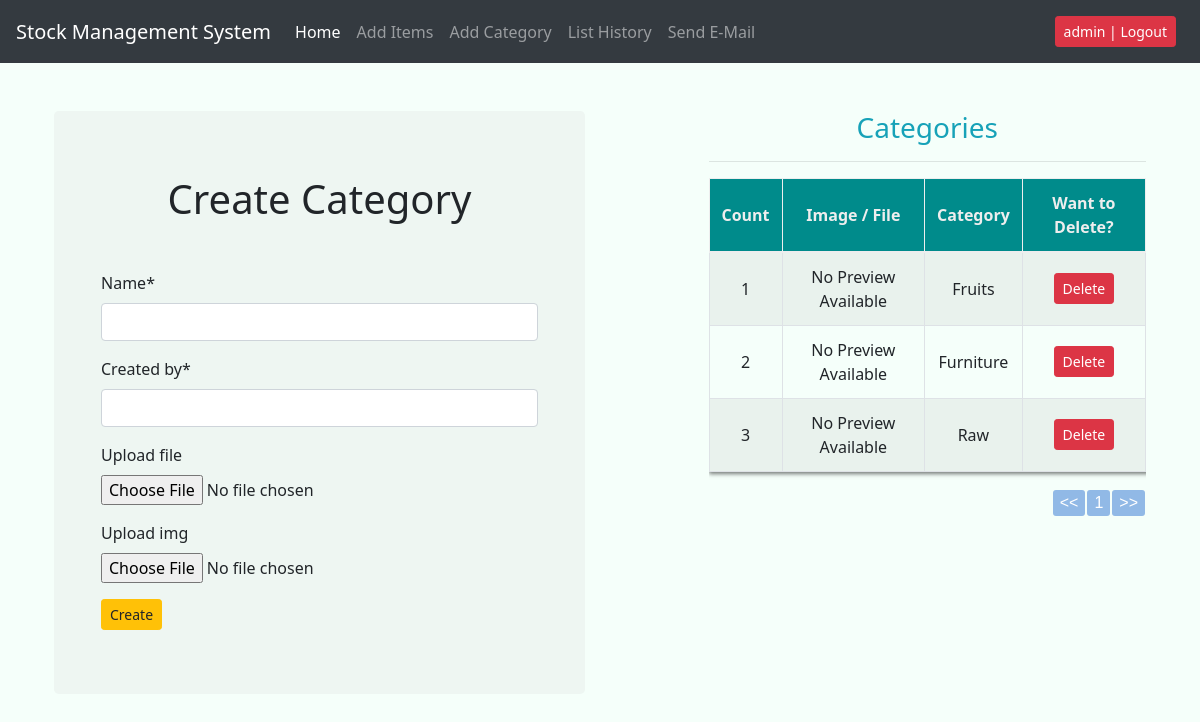
The page /create_category/ (signed in) on the database its author committed.
### stock_app/models.py (models this page shows, shortened)
class Categorie(models.Model):
    name = models.CharField(max_length=50 , null=True, blank=False)
    created_by = models.CharField(max_length=50 , null=True, blank=False)
    upload_file = models.FileField(blank=True, null = True, upload_to = "files/%Y/%m/%d")
    upload_img = models.ImageField(blank=True, null = True, upload_to = "images/%Y/%m/%d")

### stock_app/views.py (the view)
# urls.py: path('create_category/',views.create_category, name = "Create_category"),
@login_required
@csrf_exempt
def create_category(request):
    all_category = Categorie.objects.all()
    cate_names = []
    for x in all_category:
        cate_names.append(x.name)
    if request.method == "POST":
        form = CreateCategory(request.POST, request.FILES)
        if form.is_valid():
            if not form['name'].value() in cate_names:
                form.save()
                return redirect("/create_category")
            else:
                name = str(form['name'].value())
                messages.success(request, "Category %s is Already Present!"%name)
                return redirect("/list_items")
    else:
        form = CreateCategory()
    context = {
    'form':form,
    'all_category':all_category,
    }
    return render(request,"stock_app/main/create_category.html",context)

### stock_app/forms.py
class CreateCategory(forms.ModelForm):
    class Meta:
        model = Categorie
        fields = ['name','created_by','upload_file','upload_img']

### stock_app/templates/stock_app/main/create_category.html (shortened to what this page needs)
{% extends "stock_app/navbar.html" %}
{% load static %}
{% load crispy_forms_tags %}
{% block content %}
<div class="container-fluid">
    <div class="row d-flex justify-content-between align-items-top ml-4 mr-4">
        <div class="col-sm-6">
            <div class="jumbotron mt-5">
                <h1 class="text-center mb-5">Create Category</h1>
                <div class="container-fluid">
                    <form method="POST" action="" enctype="multipart/form-data">
                        {{form|crispy}}
                        <input class="btn btn-sm btn-warning" type="submit" value="Create" />
                    </form>
                </div>
            </div>
        </div>
        {% if all_category %}
        <div class="col-sm-5">
            <h3 class="text-center mt-5 text-info ">Categories</h3>
            <hr />
            <div class="table_custom3 table-responsive">
                <table class="table   custom_table table-bordered table-striped table-hover">
                    <thead class="thead-dark">
                        <tr>
                            <th class="text-center">Count</th>
                            <th class="text-center">Image / File</th>
                            <th class="text-center">Category</th>
                            <th class="text-center">Want to Delete?</th>
                        </tr>
                    </thead>
                    <tbody>
                        {% for item in all_category %}
                        <tr>
                            <td class="text-center">{{forloop.counter}}</td>
                            {% if not item.upload_img %}
                            <td class="text-center">
                                No Preview Available
                            </td>
                            {% endif %}
                            <td class="text-center">
                                {{item.name}}
                            </td>
                            <td class="text-center">
                                <a href="{% url 'Del_categories' item.id %}">
                                    <input class="btn btn-sm btn-danger" type="submit" value="Delete" />
                                </a>
                            </td>
                        </tr>
                        {% endfor %}
                    </tbody>
                </table>
            </div>
        </div>
        {% endif %}
    </div>
    {% endblock content %}

### stock_app/templates/stock_app/navbar.html (shortened to what this page needs)
{% load static %}
<!DOCTYPE html>
<html lang="en">
<head>
    <link rel="stylesheet" href="{% static "css/bootstrap.min.css" %}" />
    <link rel="stylesheet" type="text/css" href="{% static "css/index.css" %}" />
    <link rel="stylesheet" type="text/css" href="{% static "css/nprogress.css" %}" />
    <link rel="stylesheet" href="//code.jquery.com/ui/1.13.1/themes/base/jquery-ui.css">
</head>
<body>
    <nav class="navbar-expand-lg navbar navbar-dark bg-dark">
        <a class="navbar-brand" href="/list_items">Stock Management System</a>
        <div class="collapse navbar-collapse" id="navbarTogglerDemo03">
            <ul class="navbar-nav mr-auto mt-2 mt-lg-0 d-flex justify-content-between align-items-center" style="width:100%;">
                <div class="d-flex">
                    <li class="nav-item">
                        <a class="nav-link active" href="/list_items">Home</a>
                    </li>
                    <li class="nav-item">
                        <a class="nav-link" href="/add_items">Add Items</a>
                    </li>
                    <li class="nav-item">
                        <a class="nav-link" href="/create_category">Add Category</a>
                    </li>
                    <li class="nav-item">
                        <a class="nav-link" href="/list_history">List History</a>
                    </li>
                     <li class="nav-item">
                        <a class="nav-link" href="/send_e_mail">Send E-Mail</a>
                    </li>
                </div>
                <div class="d-flex">
                    {% if request.user.is_authenticated %}
                    <li class="nav-item">
                        <a class="nav-link" href="/accounts/logout">
                            <input class="btn btn-sm  btn-danger " type="submit" value="{{request.user}} | Logout" />
                        </a>
                    </li>
                    {% endif %}
                </div>
            </ul>
        </div>
    </nav>
    {% block content %}
    {% endblock content %}
</body>
</html>

### stock_app/static/css/index.css (style rules this page uses)
* { margin: 0; padding: 0; }
body { font-family: 'system-ui', 'Roboto'; overflow-x: hidden !important; background: mintcream; }
.custom_table { box-shadow: 2px 0px 4px 2px rgba(0, 0, 0, 0.52); -webkit-box-shadow: 2px 0px 4px 2px rgba(0, 0, 0, 0.52); -moz-box-shadow: 2px 0px 4px 2px rgba(0, 0, 0, 0.52); }
.table td, .table th { vertical-align: middle !important; }
.jumbotron { background: #c1c1c126; }
a { text-decoration: none !important; }
.table_custom3 table th { background-color: darkcyan !important; border-color: #eee !important; color:#eee !important; }

### rows shown on the page
Categorie: upload_img "No Preview Available", name "Fruits"
Categorie: upload_img "No Preview Available", name "Furniture"
Categorie: upload_img "No Preview Available", name "Raw"
